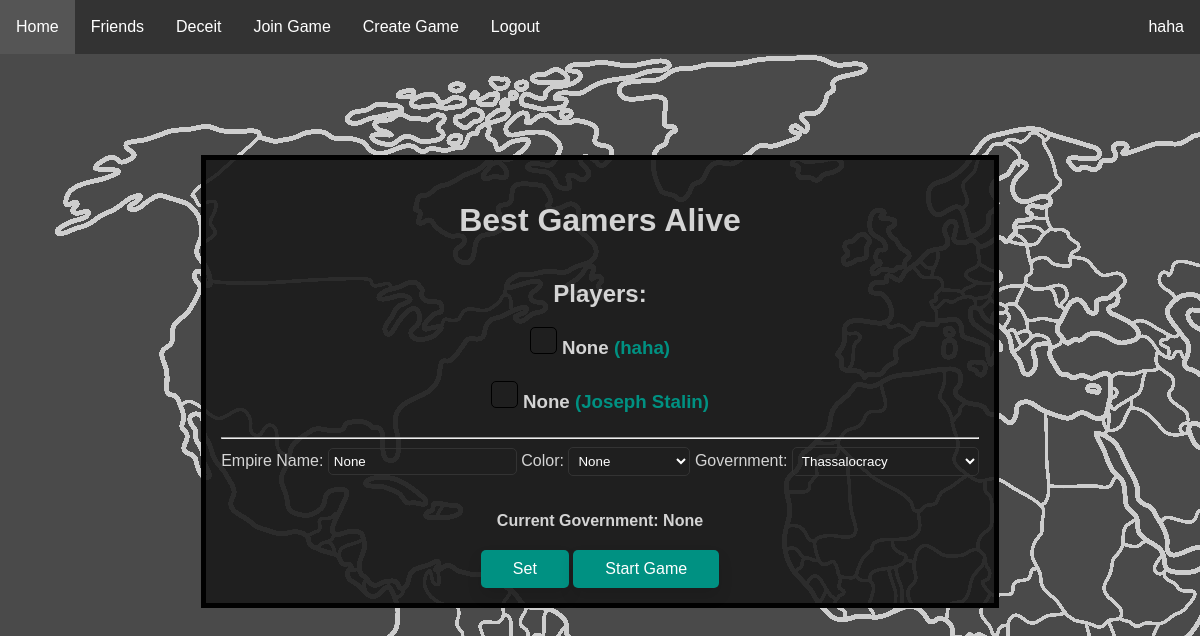
The page /rooms/1 (signed in) on the database its author committed.
### website/models.py (models this page shows)
class User(db.Model, UserMixin):
    id = db.Column(db.Integer, primary_key=True)
    email = db.Column(db.String(150), unique=True)
    password = db.Column(db.String(150))
    username = db.Column(db.String(150))
    pfp = db.Column(db.String(50))

class Game(db.Model):
    id = db.Column(db.Integer, primary_key=True)
    game_name = db.Column(db.String(25))
    is_started = db.Column(db.String(5))
    code = db.Column(db.String(10), unique=True)
    host = db.Column(db.Integer, db.ForeignKey('user.id'))

class Empires(db.Model):
    id = db.Column(db.Integer, primary_key=True)
    name = db.Column(db.String(200))
    color = db.Column(db.String(7))
    gov = db.Column(db.String(50))
    user = db.Column(db.Integer, db.ForeignKey('user.id'))
    game = db.Column(db.Integer, db.ForeignKey('game.id'))

### website/rooms.py (the view, shortened to what this page needs)
@rooms.route('<int:game_id>', methods=["GET", "POST"])
@login_required
def room(game_id):
    current_game = db.session.query(Game).filter_by(id=game_id).first()
    if str(current_game.is_started) == "True":
        return redirect(url_for('rooms.map', game_id=game_id))
    players = []
    players_output = []
    empires = {}
    empire_colors = []
    avail_colors = []
    id = game_id
    current_gov = None
    current_color = None
    current_tag = None
    current_empire = "None"
    games = db.session.query(Game).filter_by(id = game_id).first()
    if current_user.id == games.host:
        is_host = True
    else:
        is_host = False
    for filtered in db.session.query(GamesJoined).filter_by(game = game_id):
        players.append(filtered.user)
    for player in players:
        for result in db.session.query(User).filter_by(id=player):
            players_output.append([result, url_for('profiles.profile', user_id=result.id)])
    for empire in db.session.query(Empires).filter_by(game=id):
        empires[f"{empire.user}"]=empire.name
        if empire.user == current_user.id:
            current_empire = empire
            current_gov = current_empire.gov
            current_color = current_empire.color
        if empire.color != "None":
            fixed_empire_color = str(empire.color).lower().replace(' ', '-')
            empire_colors.append(fixed_empire_color)
        else:
            empire_colors.append('white')
    for color in colors:
        if color[2] == current_color:
            current_tag = color[0]
        if color[2] not in empire_colors:
            avail_colors.append(color)
    avail_colors.append([current_tag, str(current_color).title().replace('-', ' '), current_color])
    return render_template("room.html", user=current_user, players = players_output, game = games, game_id = id, empire_key=empires, is_host=is_host, used_colors=empire_colors, colors=colors, id=id, current_empire=current_empire, avail_colors=avail_colors, current_color=current_color, govs=governments, current_gov=current_gov)

### website/templates/room.html (shortened to what this page needs)
{% extends "base.html" %} {% block title %}{{ game.game_name }}{% endblock %}
{% block content %}
<head>
    <link rel="stylesheet" type="text/css" href="/static/css/room.css" />
</head>
<body class="map">
<div class="lobby">
<br/>
<h1 align="center"> {{ game.game_name }} </h1>
<br/>
<h2>Players:</h2>
<div>
{% for player in players %}
    {% set empire_name = "No Empire Name" %}
    {% for key, value in empire_key.items() %}
        {% if key|string() == player[0].id|string() %}
            {% set empire_name = value %}
            <div><div class="box {{used_colors[loop.index0]}}"></div><h3 class = "empire">{{empire_name}} <a class = "empire link" href="{{player[1]}}">({{ player[0].username }})</a></h3></div>
        {% endif %}
    {% endfor %}
{% endfor %}
</div>
<hr>
<form method="POST">
    <div>
        <label for="empire">Empire Name: </label>
        {% if current_empire == none %}
            <input type="text" id="empire" name="empire" placeholder="Enter empire name"/>
        {% else %}
            <input class="form txt-white" type="text" value = "{{current_empire.name}}" id="empire" name="empire" placeholder="Enter empire name"/>
        {% endif %}
        <label for="color_input">Color: </label>
        <select class="selection" id="color_input" name="color_input" aria-placeholder="Pick a color">
            {% for color in avail_colors %}
                <option selected="{{current_color}}" value = "{{color[2]}}">{{color[1]}}</option>
            {% endfor %}
        </select>
        <label for="gov">Government: </label>
        <select class="selection" id="gov" name="gov" aria-placeholder="Pick a government">
            {% for gov in govs %}
                {% if gov[0] == current_gov %}
                    <option selected value="{{gov[0]}}">{{gov[0]}}</option>
                {% else %}
                    <option value="{{gov[0]}}">{{gov[0]}}</option>
                {% endif %}
            {% endfor %}
        </select>
        </form>
    </div>
    <br/>
    <h4>Current Government: {{current_gov}}</h4>
    <button style="display: inline-block;" class="button-main" type="submit">Set</button>
    {% if is_host %}
        <form style="display: inline-block;" method="POST">
            <button style="display: inline-block;" class="button-main" type="sumbit" id="start_game" value="start_game">Start Game</button>
        </form>
    {% endif %}
</div>
</body>
{% endblock %}

### website/templates/base.html (shortened to what this page needs)
<!DOCTYPE html>
<html lang="en">
<head>
    <link rel="stylesheet" type="text/css" href="/static/css/main.css" />
</head>
<body>
    <ul class="navbar">
      {% if user.is_authenticated %}
      <li><a class="nav-item nav-link" id="home" href="/">Home</a></li>
      <li><a class="nav-item nav-link" id="friends" href="/user/friends">Friends</a></li>
      <li><a class="nav-item nav-link" id="deceit" href="/deceit">Deceit</a></li>
      <li><a class="nav-item nav-link" id="join_game" href="/join-game">Join Game</a></li>
      <li><a class="nav-item nav-link" id="create_game" href="/create-game">Create Game</a></li>
      <li><a class="nav-item nav-link" id="logout" href="/logout">Logout</a></li>
      <li><a class="nav-user nav-link" id="user_link" href="{{url_for('profiles.profile', user_id=user.id)}}">{{ user.username }}</a></li>
      {% else %}
      <li><a class="nav-item nav-link" id="login" href="/login">Login</a></li>
      <li><a class="nav-item nav-link" id="signUp" href="/sign-up">Sign Up</a></li>
      {% endif %}
    </ul>
    <div id="main_div" style="padding:20px;margin-top:30px;">
    <div class="container">
        {% block content %}
        {% endblock %}
</body>
</html>

### website/static/css/main.css (style rules this page uses)
body { margin-left: 0; margin-right: 0; }
.map { background-image: url('/static/assets/world_map.png'); background-repeat: no-repeat; background-color: #4a4a4a }
.navbar { list-style-type: none; margin: 0; padding: 0; overflow: hidden; background-color: #333333; position: fixed; top: 0; width: 100%; }
.nav-item { float: left; }
.nav-user { float:right; }
.nav-link { display: block; color: white; text-align: center; padding: 18px 16px; text-decoration: none; }
.box { display: inline-block; height: 25px; width: 25px; margin-bottom: 0px; margin-right: 5px; border: 1px solid black; border-radius: 5px; clear: both; }
.empire { display: inline-block; }
.button-main { background-color: rgb(0, 145, 130); border: none; color: white; padding: 10px 32px; text-align: center; text-decoration: none; display: inline-block; font-size: 16px; border-radius: 5px; transition-duration: 0.4s; box-shadow: 0px 8px 15px rgba(0, 0, 0, 0.1); }
html { font-family: Arial, Helvetica, sans-serif; }
.lobby { line-height: 100%; color:#d4d4d4; margin:auto; vertical-align: middle; margin-top: 105px; width:fit-content; padding:15px; border:#010101; border-style: solid; border-width: 5px; background-color: rgba(27, 27, 27, 0.9); text-align: center; }
.link { color:rgb(0, 145, 130); text-decoration: none; }
.form { padding: 5px; background-color: transparent; border: 1px solid; border-radius: 5px; border-color: #333333; }
.txt-white { color: white; }
.selection { padding: 5px; border: 1px solid; border-radius: 5px; border-color: #333333; background-color: transparent; color: white; }

### rows shown on the page
User: username "haha", empire_key "None", username "haha"
Game: game_name "Best Gamers Alive"
User: empire_key "None", username "Joseph Stalin"
Empires: empire "None"

### other values the page prints
{{ current_gov }} "None"
form field color_input "None"
form field gov "Thassalocracy"
